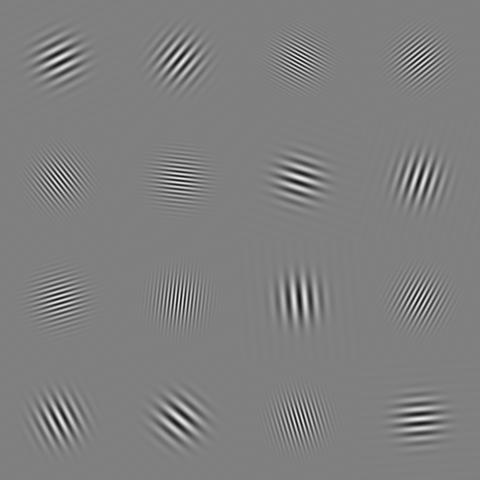
%> input picture demo/gabor_16.png, 480 x 480 px
$ octave verify_gabor_grid_filtering.m   (GNU Octave 9; MATLAB toolbox functions it lacks are replaced by stand-ins)
%> lines starting %> are read from the running program, lines starting %| are printed output that depends on the picture
% verify_gabor_grid_filtering.m
%
% Sanity-check for generate_gabor_grid.m's lab image: applies a
% Butterworth low-pass and high-pass filter at a cutoff placed in the
% gap between the two frequency bands, then measures each patch's own
% local contrast before/after to confirm the low-pass keeps the LOW
% group and zaps the HIGH group (and vice versa for high-pass) --
% run this yourself before handing the image to students.

clear; close all;

load('gabor_grid_16_truth.mat');
img = im2double(imread('gabor_16.png'));
%> img: size 480x480 double; min 0.0784, max 0.918, mean 0.5
N = size(img, 1);
%> N = 480

D0 = mean([lowFreqRange(2), highFreqRange(1)]);  % midpoint of the gap
order = 4;

[xx, yy] = meshgrid(0:N-1, 0:N-1);
cx = N/2; cy = N/2;
%> after `cx = N/2`: cx = 240
%> after `cy = N/2`: cy = 240
D = hypot(xx-cx, yy-cy);
lowPassMask  = 1 ./ (1 + (D/D0).^(2*order));
highPassMask = 1 - lowPassMask;

F = fftshift(fft2(img));
imgLow  = real(ifft2(ifftshift(F .* lowPassMask)));
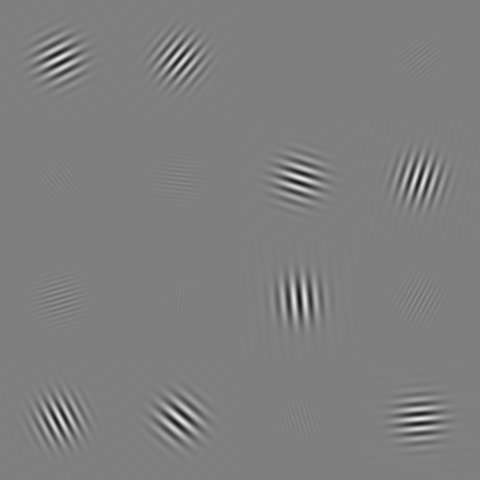
%> imgLow: size 480x480 double; min 0.0855, max 0.915, mean 0.5
imgHigh = real(ifft2(ifftshift(F .* highPassMask)));
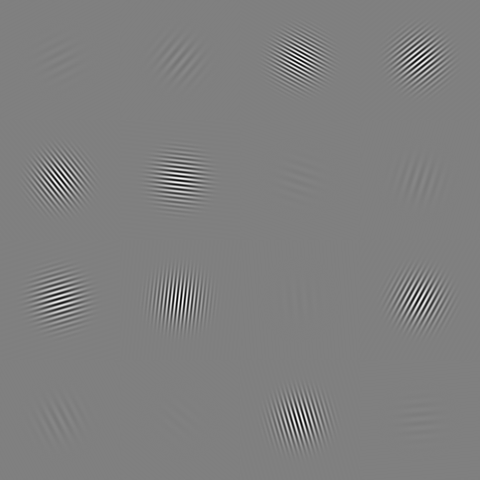
%> imgHigh: size 480x480 double; min -0.407, max 0.403, mean -3.37e-20; drawn with min black and max white

%% Quantify each patch's local contrast before/after
fprintf('%-5s %-5s %-6s %-10s %-10s  result\n', 'row', 'col', 'group', 'low std', 'high std');
correctLow = 0; correctHigh = 0;
k = 0;
for row = 1:gridN
    for col = 1:gridN
        k = k + 1;
        rowIdx = (row-1)*tileSize + (1:tileSize);
        colIdx = (col-1)*tileSize + (1:tileSize);
        tileLow  = imgLow(rowIdx, colIdx);
        tileHigh = imgHigh(rowIdx, colIdx);
        cLow  = std(tileLow(:));
        cHigh = std(tileHigh(:));

        if gridIsLow(row,col)
            grp = 'LOW'; ok = cLow > cHigh;
            correctLow = correctLow + ok;
        else
            grp = 'HIGH'; ok = cHigh > cLow;
            correctHigh = correctHigh + ok;
        end
        okStr = 'ok'; if ~ok, okStr = 'MISMATCH'; end
        fprintf('%-5d %-5d %-6s %-10.4f %-10.4f  %s\n', row, col, grp, cLow, cHigh, okStr);
    end
end
%> this loop made 4 passes
%> (printed output is left out)
%> after the loop, correctHigh = 8; correctLow = 8; grp = 'LOW'; k = 16; ok = true
fprintf('\nLow-freq patches correctly dominant under LOW-PASS:  %d/8\n', correctLow);
%| Low-freq patches correctly dominant under LOW-PASS:  8/8
fprintf('High-freq patches correctly dominant under HIGH-PASS: %d/8\n', correctHigh);
%| High-freq patches correctly dominant under HIGH-PASS: 8/8

%% Display
% High-pass removes DC, so imgHigh has ~zero mean -- displaying it as-is
% clips the (near-zero, often slightly negative) background to black.
% Adding the background level back is purely a DISPLAY choice (does not
% change imgHigh itself): it recentres "no signal" on mid-grey instead
% of black, matching how filtered results are conventionally shown.
background = 0.5;   % matches generate_gabor_grid.m's background level (not saved to the .mat file)
imgHighDisplay = min(max(imgHigh + background, 0), 1);

figure('Color', 'w', 'Position', [100 100 1200 420]);
tiledlayout(1, 3);
nexttile(); imshow(img); title('Original (16 patches)');
nexttile(); imshow(imgLow); title(sprintf('Low-pass, D_0=%.0f', D0));
nexttile(); imshow(imgHighDisplay); title(sprintf('High-pass, D_0=%.0f (mid-grey = 0)', D0));
exportgraphics(gcf, 'gabor_grid_16_filtered_check.png', 'Resolution', 300);
